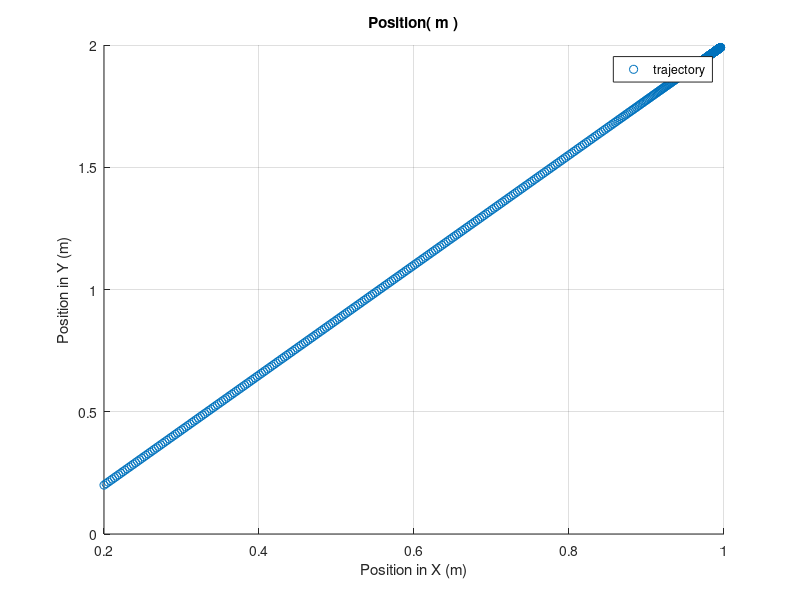
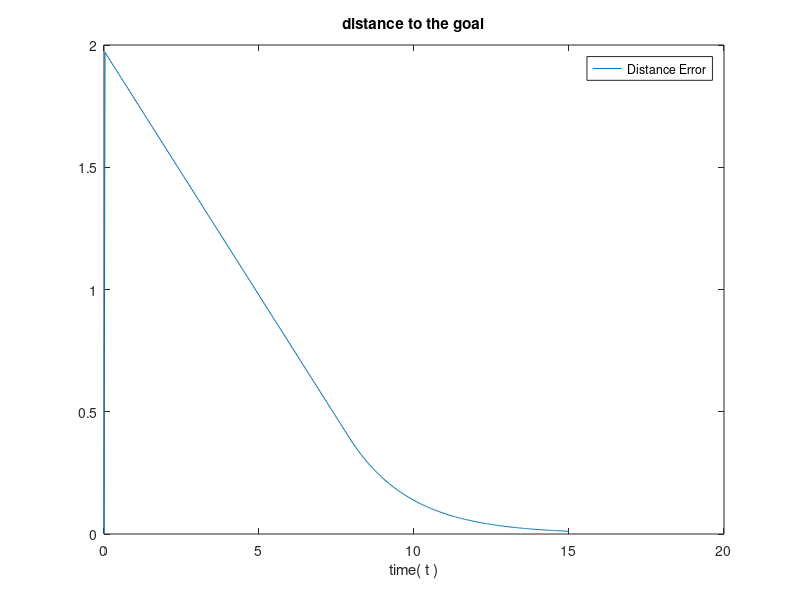
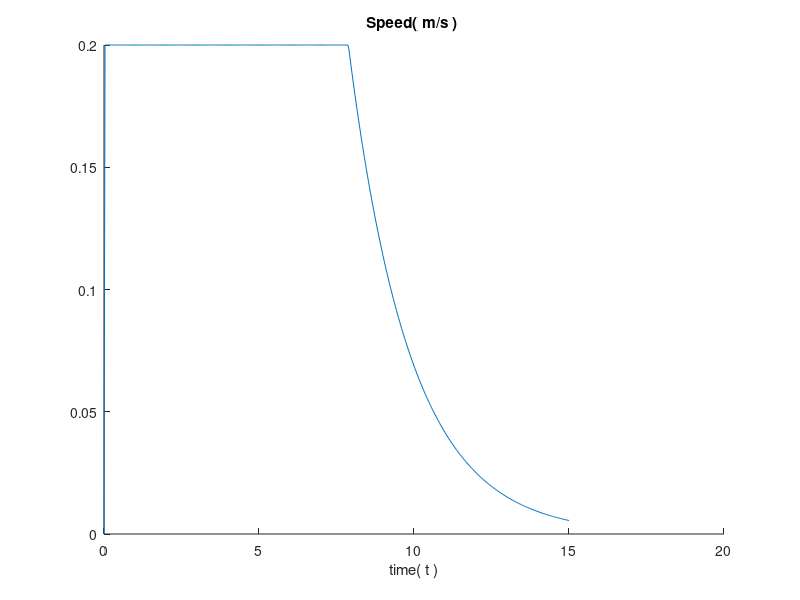

These charts were generated, in order, by the following MATLAB code:
% This program was used to code the sim_Point.py
% This program simulates the dinamics of the robot
close all
clear all

f = 30; %Hz
dt = 1/f;
maxTime = 15; % seconds, time of simulation

t = ( 0:dt:maxTime );

x = zeros( size(t) );
y = zeros( size(t) );

distance = zeros( size(t) );
acum = zeros( size(t) );

VEL_MAX = 0.200; % m/s
VEL_MIN = 0;
% CONTROLLER GAINS HERE
D = 0.400;
kp_v = VEL_MAX/D; % if error larger than D, use max speed
ki_v = 0; 
%---
x_goal = 1.00; %m
y_goal = 2.00;

x(1) = 0.200; %initial Pose
y(1) = 0.200;
ang(1) = 0;

MAX_POS_ERROR = 0.001; %m

for i = 2:length(t)
    % controller here
    d_x = x_goal - x(i-1); %distance in x
    d_y = y_goal - y(i-1); %distance in y
    %
    distance(i) = sqrt( d_x*d_x + d_y*d_y );
    acum(i) = acum(i-1) + distance(i)*dt;

    s(i) = ( kp_v * distance(i) + ki_v * acum(i) );
    if( s(i) > VEL_MAX )
        s(i) = VEL_MAX;
    elseif( s(i) < -1*VEL_MAX )
        s(i) = -1*VEL_MAX;
    elseif( s(i) < VEL_MIN && s(i) > -1*VEL_MIN )
        if( s(i) > 0 )
            s(i) = VEL_MIN;
        else
            s(i) = -1*VEL_MIN;
        end
    end
    if( distance(i) <= MAX_POS_ERROR )    
        s(i) = 0;
    end
    ang = atan2( d_y, d_x );
    x(i) = x(i-1) + s(i)*cos( ang )*dt;
    y(i) = y(i-1) + s(i)*sin( ang )*dt;
end

figure
scatter( x,y )
grid on 
title('Position( m )')
legend('trajectory')
xlabel('Position in X (m)')
ylabel('Position in Y (m)')
figure
title('Distance( m )')
plot( t, distance )
legend('Distance Error')
xlabel('time( t )')
title('distance to the goal')
figure
hold on
plot( t, s )
title('Speed( m/s ) ')
xlabel('time( t )')
